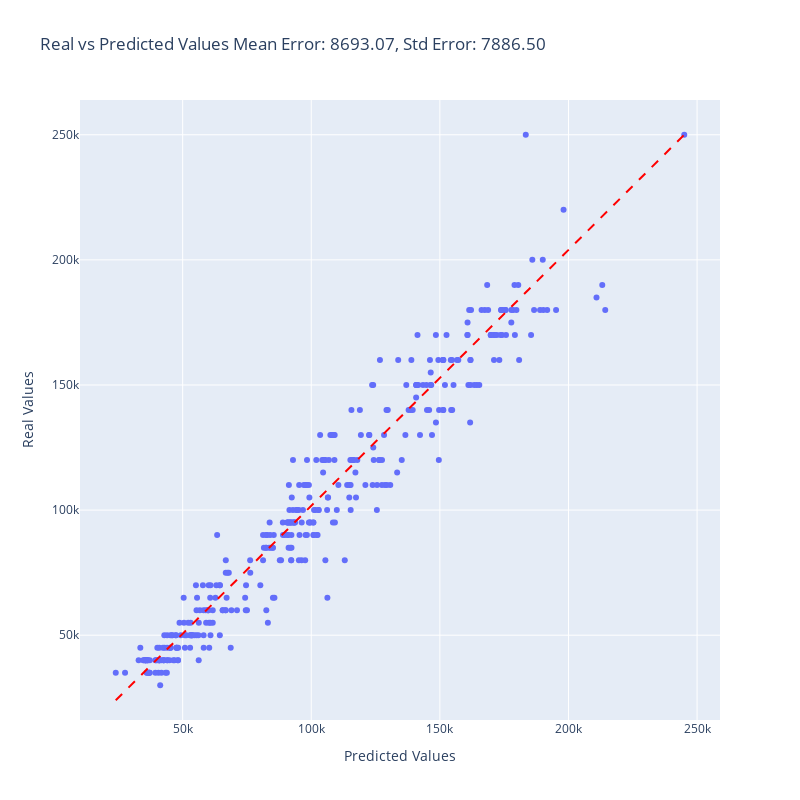

Notebook code for this chart:
### Code cell
plot_error_vs_predicted(oof_preds_lasso, y, ids)

### Figure 1 — Plotly figure (JSON) as saved in the notebook; plotly's stock layout.template omitted (floating-point values rounded to 4 significant figures; data arrays with more than 128 entries replaced by an {"elided": "..."} marker saying what was removed)
{"data": [{"customdata": {"elided": "372x1 int values"}, "hovertemplate": "Predicted Values=%{x}<br>Real Values=%{y}<br>id=%{customdata[0]}<extra></extra>", "legendgroup": "", "marker": {"color": "#636efa", "symbol": "circle"}, "mode": "markers", "name": "", "orientation": "v", "showlegend": false, "type": "scatter", "x": {"elided": "372 float values"}, "xaxis": "x", "y": {"elided": "372 float values"}, "yaxis": "y"}], "layout": {"height": 800, "legend": {"title": {"text": ""}, "tracegroupgap": 0}, "shapes": [{"line": {"color": "red", "dash": "dash"}, "type": "line", "x0": 23980.0, "x1": 245000.0, "y0": 23980.0, "y1": 250000}], "showlegend": false, "title": {"text": "Real vs Predicted Values\nMean Error: 8693.07, Std Error: 7886.50"}, "width": 800, "xaxis": {"anchor": "y", "domain": [0, 1], "title": {"text": "Predicted Values"}}, "yaxis": {"anchor": "x", "domain": [0, 1], "title": {"text": "Real Values"}}}}
